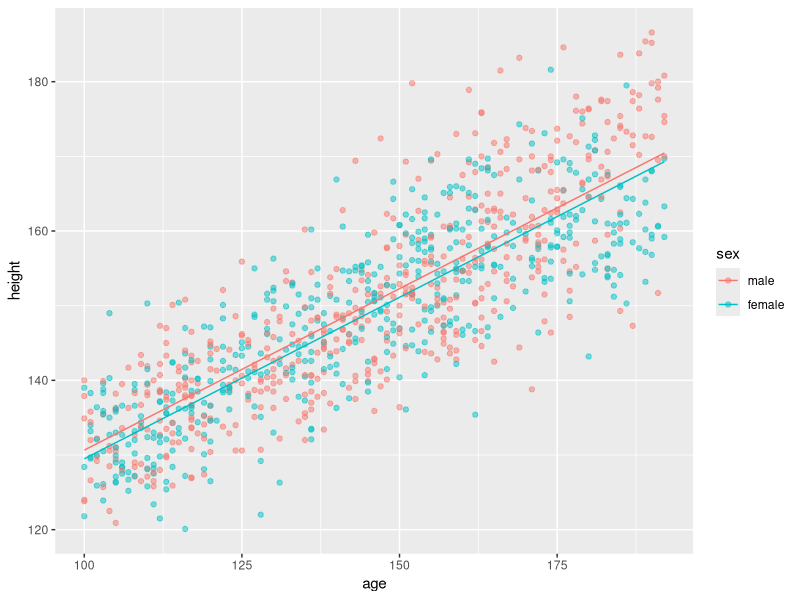
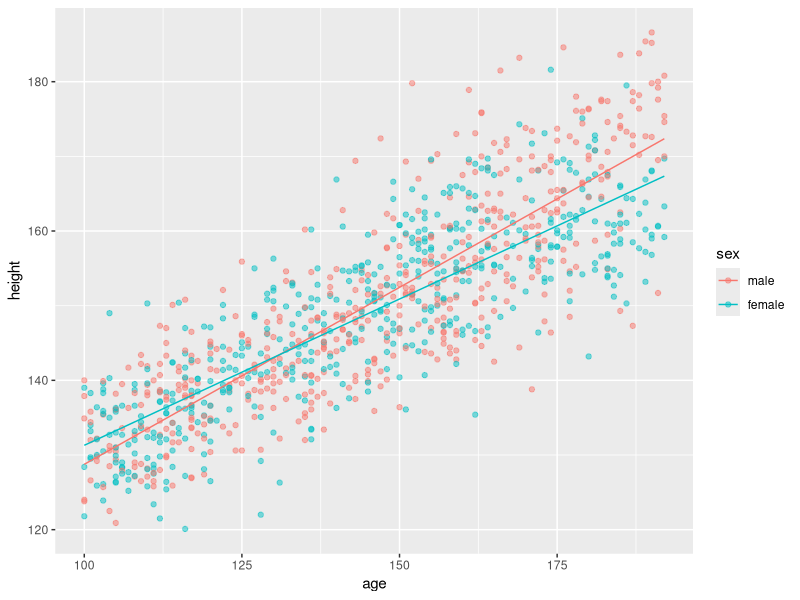
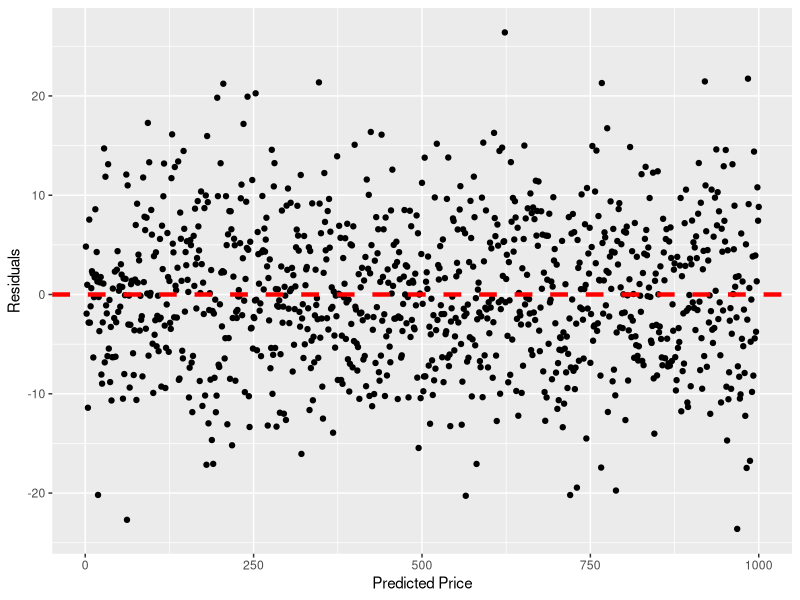
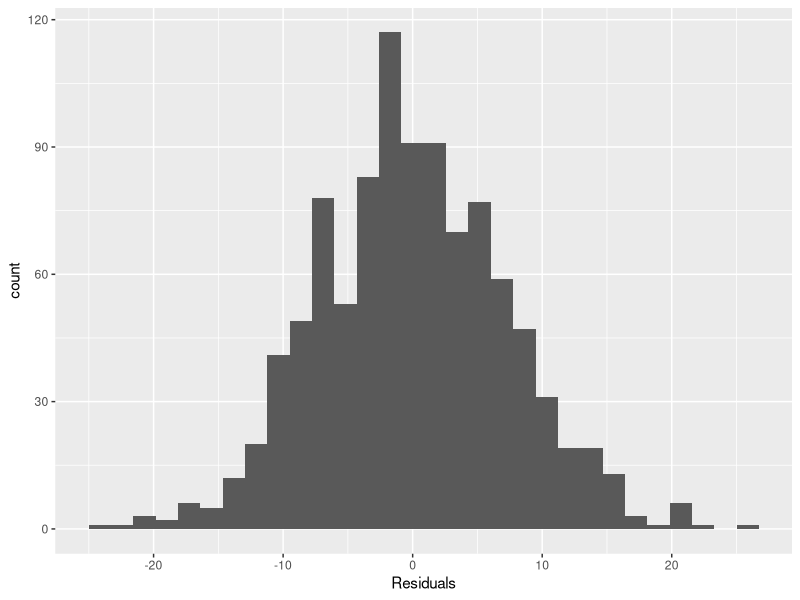
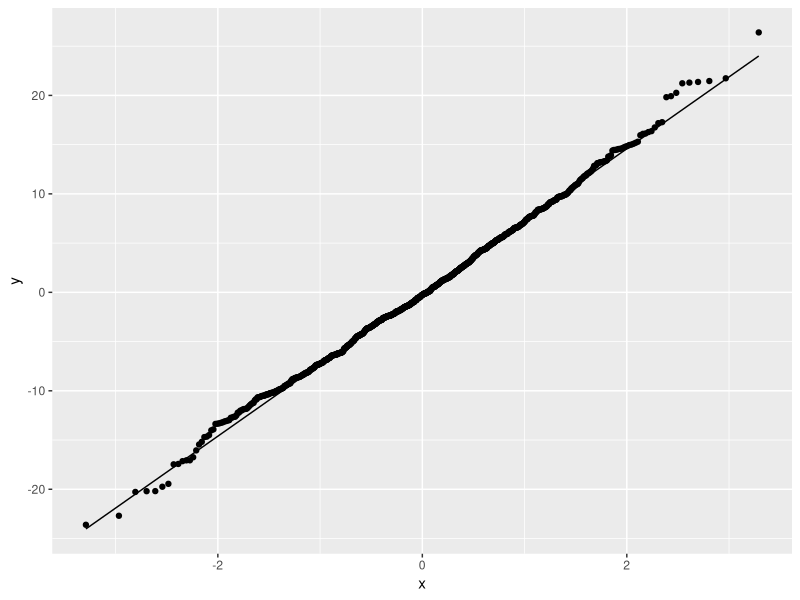

Write the R code that produced these figures, in order.
## ---- chunk 1
library(tidyverse) 
library(broom)
## ---- chunk 2
kids <- read_csv("data/kids.csv")
## ---- chunk 3
kids$sex <- kids$sex %>% 
  factor(labels = c("male", "female"))
## ---- chunk 4
m_ht_sexAge <- lm(height ~ factor(sex) + age, data = kids)
tidy(m_ht_sexAge) %>% 
  select(term, estimate) %>% 
  mutate(estimate = round(estimate, 5))
## ---- chunk 5
tidy(m_ht_sexAge, conf.int = TRUE, conf.level = 0.90) %>% 
  filter(term == "age")
age_child <- lm(height ~ age, data = kids)
tidy(age_child)
## ---- chunk 6
glance(m_ht_sexAge) %>% 
  pull(r.squared)
## ---- chunk 7
age_months = 14.5 * 12
pred_14_male <- 87.3996177 + 0.4325439 * age_months - 1.1615899 * 0 
pred_14_male
## ---- chunk 8
predicted_vals <- predict(m_ht_sexAge)
height_ageSex_scatter <- ggplot(data = kids,
                                aes(x = age, y = height, color = sex)) +
                            geom_point(alpha = 0.5) +
                            geom_line(aes(y = predicted_vals))
                            
height_ageSex_scatter
## ---- chunk 9
m_ht_sexAge_interact <- lm(height ~ sex + age + sex*age, data = kids)
tidy(m_ht_sexAge_interact) %>% 
  select(term, estimate) %>% 
  mutate(estimate = round(estimate, 5))
## ---- chunk 10

#p-value for null hypothesis model:
tidy(m_ht_sexAge)
#equals ~0

#p-value for alternative hypothesis model:
tidy(m_ht_sexAge_interact)
#also equals ~0
## ---- chunk 11

predicted_vals_interact <- predict(m_ht_sexAge_interact)
height_ageSex_codep_scatter <- ggplot(data = kids,
                                aes(x = age, y = height, color = sex)) +
                            geom_point(alpha = 0.5) +
                            geom_line(aes(y=predicted_vals_interact)) 
                           #geom_smooth(method = "lm", se = FALSE)
                            
height_ageSex_codep_scatter
## ---- chunk 12
tidy(m_ht_sexAge_interact) %>%
select(term, estimate) %>% 
mutate(estimate = round(estimate, 5))
## ---- chunk 13
m_interact_aug <- m_ht_sexAge_interact %>% 
  augment() 
m_interact_aug
## ---- chunk 14
indep_viz_w_line <- ggplot(data = m_interact_aug, 
                          aes(x = 1:nrow(kids), y = .resid)) + 
                  geom_point() +
                  labs(x = "Index", 
                       y = "Residual") +
                  geom_hline(yintercept = 0, 
                             lwd = 1.5, 
                             col = "red", 
                             lty = 2) + 
                  labs(x = "Predicted Price", 
                       y = "Residuals")
indep_viz_w_line
## ---- chunk 15
ggplot(m_interact_aug, 
       mapping = aes(x = .resid)) + 
      geom_histogram(bins = 30) +
      labs(x = "Residuals")
## ---- chunk 16
ggplot(m_interact_aug, 
       mapping = aes(sample = .resid)) + 
      stat_qq() +
      stat_qq_line()
